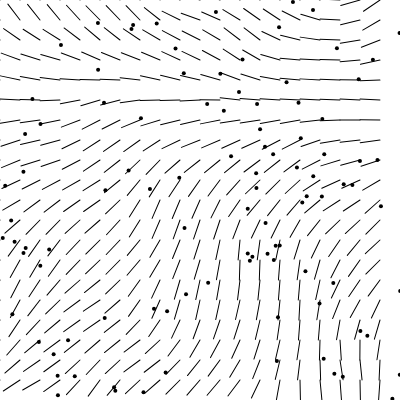
Frame 1 (no input)
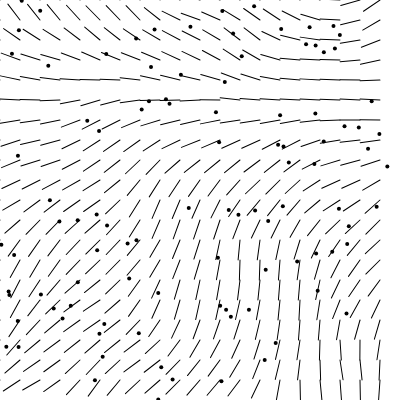
Frame 60 (no input)
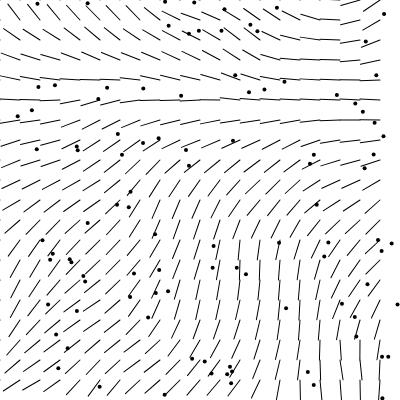
Frame 120 (the mouse pressed at the canvas centre since frame 60)

The p5.js sketch that drew these frames (run headless with seeded random() and noise() and a simulated clock; from frame 60 on, the mouse is pressed at the canvas centre):

// p5.js sketch
// ── sketch.js
var start = 0;
var inc = 0.05;
var cols, rows;
var scl = 20;

zoff = 0;

var fr;

var particles = [];

function setup() {
	createCanvas(400, 400);
	cols = floor(width / scl);
	rows = floor(height / scl);
	fr = createP('');

	for(let i=0;i<100;i++) {
		particles[i] = new Particle();
	}
}

function draw() {
	background(255);
	let yoff = start;
	for(let y=0;y<rows;y++) {
		let xoff = start;
		for(let x=0;x<cols;x++) {
			var index = (x + y * width) * 4;
			var angle = noise(yoff,xoff,zoff) * TWO_PI;
			var v = p5.Vector.fromAngle(angle);
			stroke(0);
			push();
			translate(x * scl, y * scl);
			rotate(v.heading());
			strokeWeight(1);
			line(0,0,scl,0);
			pop();
			xoff += inc;
		}
		yoff += inc;
		
	}
	//zoff += 0.01;
	for(let i=0;i<particles.length;i++) {
		particles[i].update();
		particles[i].show();
		particles[i].edges();
	}

	fr.html(floor(frameRate()));
}

// ── particle.js
function Particle() {
    this.pos = createVector(random(width),random(height));
    this.vel = p5.Vector.random2D(); 
    this.acc = createVector(0,0);

    this.update = function() {
        this.vel.add(this.acc);
        this.pos.add(this.vel);
        this.acc.mult(0);
    }

    this.applyForce = function(force) {
        this.acc.add(force);
    }

    this.show = function() {
        stroke(0);
        strokeWeight(4);
        point(this.pos.x, this.pos.y);
    }

    this.edges = function() {
        if (this.pos.x > width) this.pos.x = 0;
        if (this.pos.x < 0) this.pos.x = width;
        if (this.pos.y > height) this.pos.y = 0;
        if (this.pos.y < 0) this.pos.y = height;
    }
}
